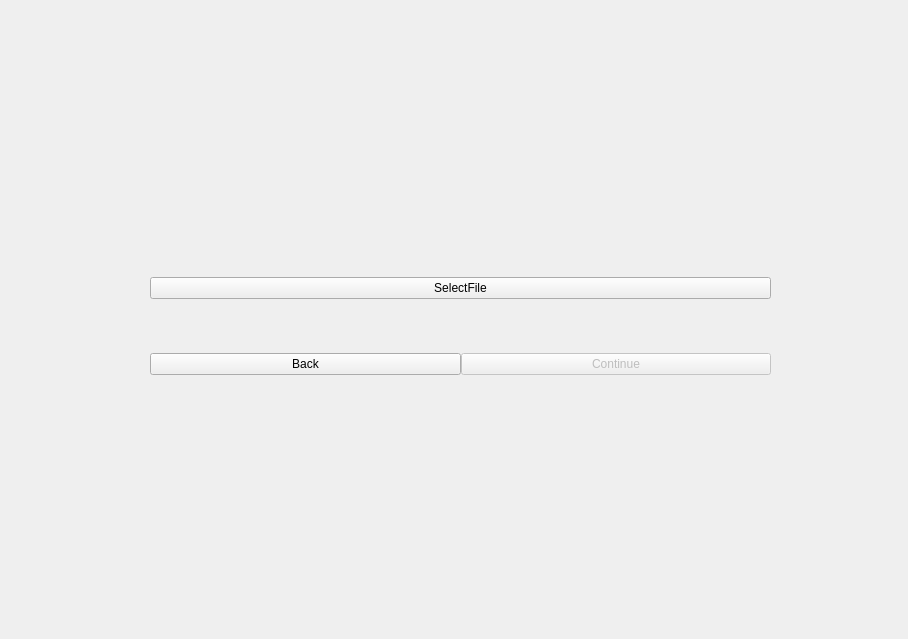
<?xml version="1.0" encoding="UTF-8"?>
<ui version="4.0">
 <class>MainWindow</class>
 <widget class="QMainWindow" name="MainWindow">
  <property name="enabled">
   <bool>true</bool>
  </property>
  <property name="geometry">
   <rect>
    <x>0</x>
    <y>0</y>
    <width>908</width>
    <height>639</height>
   </rect>
  </property>
  <property name="windowTitle">
   <string>Converter Demo</string>
  </property>
  <widget class="QWidget" name="centralwidget">
   <property name="cursor">
    <cursorShape>ArrowCursor</cursorShape>
   </property>
   <widget class="QStackedWidget" name="stackedWidget">
    <property name="geometry">
     <rect>
      <x>30</x>
      <y>20</y>
      <width>841</width>
      <height>591</height>
     </rect>
    </property>
    <property name="currentIndex">
     <number>3</number>
    </property>
    <widget class="QWidget" name="Settings">
     <widget class="QWidget" name="verticalLayoutWidget">
      <property name="geometry">
       <rect>
        <x>20</x>
        <y>20</y>
        <width>821</width>
        <height>571</height>
       </rect>
      </property>
      <layout class="QVBoxLayout" name="verticalLayout">
       <property name="spacing">
        <number>0</number>
       </property>
       <property name="sizeConstraint">
        <enum>QLayout::SetMaximumSize</enum>
       </property>
       <property name="leftMargin">
        <number>100</number>
       </property>
       <property name="rightMargin">
        <number>100</number>
       </property>
       <item>
        <spacer name="verticalSpacer_2">
         <property name="orientation">
          <enum>Qt::Vertical</enum>
         </property>
         <property name="sizeType">
          <enum>QSizePolicy::Fixed</enum>
         </property>
         <property name="sizeHint" stdset="0">
          <size>
           <width>20</width>
           <height>100</height>
          </size>
         </property>
        </spacer>
       </item>
       <item>
        <widget class="QLabel" name="SourceLabel">
         <property name="sizePolicy">
          <sizepolicy hsizetype="Minimum" vsizetype="Minimum">
           <horstretch>0</horstretch>
           <verstretch>0</verstretch>
          </sizepolicy>
         </property>
         <property name="maximumSize">
          <size>
           <width>100</width>
           <height>20</height>
          </size>
         </property>
         <property name="text">
          <string>Source</string>
         </property>
        </widget>
       </item>
       <item>
        <widget class="QComboBox" name="SourceList"/>
       </item>
       <item>
        <spacer name="verticalSpacer_6">
         <property name="orientation">
          <enum>Qt::Vertical</enum>
         </property>
         <property name="sizeType">
          <enum>QSizePolicy::Minimum</enum>
         </property>
         <property name="sizeHint" stdset="0">
          <size>
           <width>20</width>
           <height>30</height>
          </size>
         </property>
        </spacer>
       </item>
       <item>
        <widget class="QLabel" name="DestinationLabel">
         <property name="enabled">
          <bool>true</bool>
         </property>
         <property name="sizePolicy">
          <sizepolicy hsizetype="Minimum" vsizetype="Minimum">
           <horstretch>0</horstretch>
           <verstretch>0</verstretch>
          </sizepolicy>
         </property>
         <property name="maximumSize">
          <size>
           <width>100</width>
           <height>20</height>
          </size>
         </property>
         <property name="text">
          <string>Destination</string>
         </property>
        </widget>
       </item>
       <item>
        <widget class="QComboBox" name="DestinationList">
         <property name="enabled">
          <bool>true</bool>
         </property>
        </widget>
       </item>
       <item>
        <spacer name="verticalSpacer_7">
         <property name="orientation">
          <enum>Qt::Vertical</enum>
         </property>
         <property name="sizeType">
          <enum>QSizePolicy::Minimum</enum>
         </property>
         <property name="sizeHint" stdset="0">
          <size>
           <width>20</width>
           <height>30</height>
          </size>
         </property>
        </spacer>
       </item>
       <item>
        <widget class="QRadioButton" name="DatabaseTrigger">
         <property name="enabled">
          <bool>true</bool>
         </property>
         <property name="text">
          <string>Save in Databse</string>
         </property>
        </widget>
       </item>
       <item alignment="Qt::AlignHCenter">
        <widget class="QPushButton" name="ContinueBtnSet">
         <property name="maximumSize">
          <size>
           <width>300</width>
           <height>16777215</height>
          </size>
         </property>
         <property name="text">
          <string>Continue</string>
         </property>
         <property name="checkable">
          <bool>false</bool>
         </property>
         <property name="autoRepeat">
          <bool>false</bool>
         </property>
         <property name="autoExclusive">
          <bool>false</bool>
         </property>
         <property name="autoDefault">
          <bool>false</bool>
         </property>
         <property name="default">
          <bool>false</bool>
         </property>
         <property name="flat">
          <bool>false</bool>
         </property>
        </widget>
       </item>
       <item>
        <spacer name="verticalSpacer">
         <property name="orientation">
          <enum>Qt::Vertical</enum>
         </property>
         <property name="sizeType">
          <enum>QSizePolicy::Fixed</enum>
         </property>
         <property name="sizeHint" stdset="0">
          <size>
           <width>20</width>
           <height>100</height>
          </size>
         </property>
        </spacer>
       </item>
      </layout>
     </widget>
    </widget>
    <widget class="QWidget" name="AuthWindow">
     <widget class="QWidget" name="verticalLayoutWidget_2">
      <property name="geometry">
       <rect>
        <x>20</x>
        <y>20</y>
        <width>821</width>
        <height>571</height>
       </rect>
      </property>
      <layout class="QVBoxLayout" name="verticalLayout_5">
       <property name="spacing">
        <number>0</number>
       </property>
       <property name="sizeConstraint">
        <enum>QLayout::SetMaximumSize</enum>
       </property>
       <property name="leftMargin">
        <number>100</number>
       </property>
       <property name="rightMargin">
        <number>100</number>
       </property>
       <item>
        <spacer name="verticalSpacer_12">
         <property name="orientation">
          <enum>Qt::Vertical</enum>
         </property>
         <property name="sizeType">
          <enum>QSizePolicy::Expanding</enum>
         </property>
         <property name="sizeHint" stdset="0">
          <size>
           <width>20</width>
           <height>100</height>
          </size>
         </property>
        </spacer>
       </item>
       <item>
        <widget class="QLabel" name="AuthLabel">
         <property name="sizePolicy">
          <sizepolicy hsizetype="Expanding" vsizetype="Expanding">
           <horstretch>0</horstretch>
           <verstretch>0</verstretch>
          </sizepolicy>
         </property>
         <property name="maximumSize">
          <size>
           <width>1000</width>
           <height>20</height>
          </size>
         </property>
         <property name="text">
          <string>Waiting For authentication</string>
         </property>
         <property name="alignment">
          <set>Qt::AlignCenter</set>
         </property>
        </widget>
       </item>
       <item>
        <spacer name="verticalSpacer_16">
         <property name="orientation">
          <enum>Qt::Vertical</enum>
         </property>
         <property name="sizeType">
          <enum>QSizePolicy::Minimum</enum>
         </property>
         <property name="sizeHint" stdset="0">
          <size>
           <width>20</width>
           <height>100</height>
          </size>
         </property>
        </spacer>
       </item>
       <item alignment="Qt::AlignHCenter">
        <widget class="QPushButton" name="BackButAuth">
         <property name="maximumSize">
          <size>
           <width>300</width>
           <height>16777215</height>
          </size>
         </property>
         <property name="text">
          <string>Back</string>
         </property>
         <property name="checkable">
          <bool>false</bool>
         </property>
         <property name="autoRepeat">
          <bool>false</bool>
         </property>
         <property name="autoExclusive">
          <bool>false</bool>
         </property>
         <property name="autoDefault">
          <bool>false</bool>
         </property>
         <property name="default">
          <bool>false</bool>
         </property>
         <property name="flat">
          <bool>false</bool>
         </property>
        </widget>
       </item>
       <item>
        <spacer name="verticalSpacer_15">
         <property name="orientation">
          <enum>Qt::Vertical</enum>
         </property>
         <property name="sizeType">
          <enum>QSizePolicy::Expanding</enum>
         </property>
         <property name="sizeHint" stdset="0">
          <size>
           <width>20</width>
           <height>100</height>
          </size>
         </property>
        </spacer>
       </item>
      </layout>
     </widget>
    </widget>
    <widget class="QWidget" name="SrcWindow">
     <widget class="QWidget" name="horizontalLayoutWidget">
      <property name="geometry">
       <rect>
        <x>19</x>
        <y>550</y>
        <width>821</width>
        <height>41</height>
       </rect>
      </property>
      <layout class="QHBoxLayout" name="horizontalLayout">
       <item>
        <widget class="QPushButton" name="BackBtnSrc">
         <property name="text">
          <string>Back</string>
         </property>
        </widget>
       </item>
       <item>
        <widget class="QPushButton" name="ContinueBtnSrc">
         <property name="enabled">
          <bool>false</bool>
         </property>
         <property name="text">
          <string>Continue</string>
         </property>
        </widget>
       </item>
      </layout>
     </widget>
     <widget class="QLabel" name="SrcLabel">
      <property name="geometry">
       <rect>
        <x>20</x>
        <y>10</y>
        <width>211</width>
        <height>20</height>
       </rect>
      </property>
      <property name="text">
       <string>TextLabel</string>
      </property>
     </widget>
     <widget class="QLabel" name="SrcSelectedLabel">
      <property name="geometry">
       <rect>
        <x>330</x>
        <y>10</y>
        <width>511</width>
        <height>20</height>
       </rect>
      </property>
      <property name="text">
       <string>Select Image</string>
      </property>
      <property name="alignment">
       <set>Qt::AlignRight|Qt::AlignTrailing|Qt::AlignVCenter</set>
      </property>
     </widget>
     <widget class="QScrollArea" name="scrollArea">
      <property name="geometry">
       <rect>
        <x>20</x>
        <y>39</y>
        <width>821</width>
        <height>501</height>
       </rect>
      </property>
      <property name="widgetResizable">
       <bool>true</bool>
      </property>
      <widget class="QWidget" name="scrollAreaWidgetContents">
       <property name="geometry">
        <rect>
         <x>0</x>
         <y>0</y>
         <width>20</width>
         <height>20</height>
        </rect>
       </property>
       <property name="sizePolicy">
        <sizepolicy hsizetype="Fixed" vsizetype="Fixed">
         <horstretch>0</horstretch>
         <verstretch>0</verstretch>
        </sizepolicy>
       </property>
       <layout class="QVBoxLayout" name="verticalLayout_2">
        <item>
         <layout class="QGridLayout" name="gridSrc">
          <property name="sizeConstraint">
           <enum>QLayout::SetMaximumSize</enum>
          </property>
          <property name="leftMargin">
           <number>0</number>
          </property>
          <property name="rightMargin">
           <number>0</number>
          </property>
         </layout>
        </item>
       </layout>
      </widget>
     </widget>
    </widget>
    <widget class="QWidget" name="srcLocal">
     <widget class="QWidget" name="verticalLayoutWidget_5">
      <property name="geometry">
       <rect>
        <x>20</x>
        <y>20</y>
        <width>821</width>
        <height>571</height>
       </rect>
      </property>
      <layout class="QVBoxLayout" name="verticalLayout_8">
       <property name="spacing">
        <number>0</number>
       </property>
       <property name="sizeConstraint">
        <enum>QLayout::SetMaximumSize</enum>
       </property>
       <property name="leftMargin">
        <number>100</number>
       </property>
       <property name="rightMargin">
        <number>100</number>
       </property>
       <item>
        <spacer name="verticalSpacer_17">
         <property name="orientation">
          <enum>Qt::Vertical</enum>
         </property>
         <property name="sizeType">
          <enum>QSizePolicy::Expanding</enum>
         </property>
         <property name="sizeHint" stdset="0">
          <size>
           <width>20</width>
           <height>100</height>
          </size>
         </property>
        </spacer>
       </item>
       <item>
        <widget class="QPushButton" name="SelectFileBtn">
         <property name="text">
          <string>SelectFile</string>
         </property>
        </widget>
       </item>
       <item>
        <spacer name="verticalSpacer_18">
         <property name="orientation">
          <enum>Qt::Vertical</enum>
         </property>
         <property name="sizeType">
          <enum>QSizePolicy::Minimum</enum>
         </property>
         <property name="sizeHint" stdset="0">
          <size>
           <width>20</width>
           <height>40</height>
          </size>
         </property>
        </spacer>
       </item>
       <item>
        <widget class="QLabel" name="SelectedFileLabel">
         <property name="text">
          <string/>
         </property>
         <property name="alignment">
          <set>Qt::AlignCenter</set>
         </property>
        </widget>
       </item>
       <item>
        <layout class="QHBoxLayout" name="horizontalLayout_2">
         <item>
          <widget class="QPushButton" name="BackBtnSrcLocal">
           <property name="text">
            <string>Back</string>
           </property>
          </widget>
         </item>
         <item>
          <widget class="QPushButton" name="ContinueSrcLocalBtn">
           <property name="enabled">
            <bool>false</bool>
           </property>
           <property name="text">
            <string>Continue</string>
           </property>
          </widget>
         </item>
        </layout>
       </item>
       <item>
        <spacer name="verticalSpacer_19">
         <property name="orientation">
          <enum>Qt::Vertical</enum>
         </property>
         <property name="sizeType">
          <enum>QSizePolicy::Expanding</enum>
         </property>
         <property name="sizeHint" stdset="0">
          <size>
           <width>20</width>
           <height>100</height>
          </size>
         </property>
        </spacer>
       </item>
      </layout>
     </widget>
    </widget>
    <widget class="QWidget" name="DstWindow">
     <widget class="QScrollArea" name="scrollArea_2">
      <property name="geometry">
       <rect>
        <x>20</x>
        <y>40</y>
        <width>821</width>
        <height>501</height>
       </rect>
      </property>
      <property name="widgetResizable">
       <bool>true</bool>
      </property>
      <widget class="QWidget" name="scrollAreaWidgetContents_16">
       <property name="geometry">
        <rect>
         <x>0</x>
         <y>0</y>
         <width>20</width>
         <height>20</height>
        </rect>
       </property>
       <property name="sizePolicy">
        <sizepolicy hsizetype="Fixed" vsizetype="Fixed">
         <horstretch>0</horstretch>
         <verstretch>0</verstretch>
        </sizepolicy>
       </property>
       <layout class="QVBoxLayout" name="verticalLayout_20">
        <item>
         <layout class="QGridLayout" name="gridDst">
          <property name="sizeConstraint">
           <enum>QLayout::SetMaximumSize</enum>
          </property>
          <property name="leftMargin">
           <number>0</number>
          </property>
          <property name="rightMargin">
           <number>0</number>
          </property>
         </layout>
        </item>
       </layout>
      </widget>
     </widget>
     <widget class="QLabel" name="DstSelectedLabel">
      <property name="geometry">
       <rect>
        <x>330</x>
        <y>11</y>
        <width>511</width>
        <height>20</height>
       </rect>
      </property>
      <property name="text">
       <string>Select Image</string>
      </property>
      <property name="alignment">
       <set>Qt::AlignRight|Qt::AlignTrailing|Qt::AlignVCenter</set>
      </property>
     </widget>
     <widget class="QLabel" name="DstLabel">
      <property name="geometry">
       <rect>
        <x>20</x>
        <y>11</y>
        <width>211</width>
        <height>20</height>
       </rect>
      </property>
      <property name="text">
       <string>TextLabel</string>
      </property>
     </widget>
     <widget class="QWidget" name="horizontalLayoutWidget_2">
      <property name="geometry">
       <rect>
        <x>19</x>
        <y>551</y>
        <width>821</width>
        <height>41</height>
       </rect>
      </property>
      <layout class="QHBoxLayout" name="horizontalLayout_16">
       <item>
        <widget class="QPushButton" name="BackBtnDst">
         <property name="text">
          <string>Back</string>
         </property>
        </widget>
       </item>
       <item>
        <widget class="QPushButton" name="ContinueBtnDst">
         <property name="enabled">
          <bool>false</bool>
         </property>
         <property name="text">
          <string>Continue</string>
         </property>
        </widget>
       </item>
      </layout>
     </widget>
    </widget>
    <widget class="QWidget" name="Complete">
     <widget class="QWidget" name="verticalLayoutWidget_4">
      <property name="geometry">
       <rect>
        <x>20</x>
        <y>20</y>
        <width>821</width>
        <height>571</height>
       </rect>
      </property>
      <layout class="QVBoxLayout" name="verticalLayout_4">
       <property name="spacing">
        <number>0</number>
       </property>
       <property name="sizeConstraint">
        <enum>QLayout::SetMaximumSize</enum>
       </property>
       <property name="leftMargin">
        <number>100</number>
       </property>
       <property name="rightMargin">
        <number>100</number>
       </property>
       <item>
        <spacer name="verticalSpacer_3">
         <property name="orientation">
          <enum>Qt::Vertical</enum>
         </property>
         <property name="sizeType">
          <enum>QSizePolicy::Expanding</enum>
         </property>
         <property name="sizeHint" stdset="0">
          <size>
           <width>20</width>
           <height>100</height>
          </size>
         </property>
        </spacer>
       </item>
       <item alignment="Qt::AlignHCenter|Qt::AlignVCenter">
        <widget class="QLabel" name="ComplLabel">
         <property name="sizePolicy">
          <sizepolicy hsizetype="Expanding" vsizetype="Expanding">
           <horstretch>0</horstretch>
           <verstretch>0</verstretch>
          </sizepolicy>
         </property>
         <property name="maximumSize">
          <size>
           <width>1000</width>
           <height>1000</height>
          </size>
         </property>
         <property name="styleSheet">
          <string notr="true">font-size: 20px;</string>
         </property>
         <property name="text">
          <string/>
         </property>
        </widget>
       </item>
       <item>
        <spacer name="verticalSpacer_5">
         <property name="orientation">
          <enum>Qt::Vertical</enum>
         </property>
         <property name="sizeType">
          <enum>QSizePolicy::Minimum</enum>
         </property>
         <property name="sizeHint" stdset="0">
          <size>
           <width>20</width>
           <height>40</height>
          </size>
         </property>
        </spacer>
       </item>
       <item>
        <widget class="QLabel" name="MetadataLabel">
         <property name="text">
          <string>TextLabel</string>
         </property>
         <property name="alignment">
          <set>Qt::AlignCenter</set>
         </property>
        </widget>
       </item>
       <item alignment="Qt::AlignHCenter">
        <widget class="QPushButton" name="ContinueBtnCompl">
         <property name="maximumSize">
          <size>
           <width>300</width>
           <height>16777215</height>
          </size>
         </property>
         <property name="text">
          <string>Continue</string>
         </property>
         <property name="checkable">
          <bool>false</bool>
         </property>
         <property name="autoRepeat">
          <bool>false</bool>
         </property>
         <property name="autoExclusive">
          <bool>false</bool>
         </property>
         <property name="autoDefault">
          <bool>false</bool>
         </property>
         <property name="default">
          <bool>false</bool>
         </property>
         <property name="flat">
          <bool>false</bool>
         </property>
        </widget>
       </item>
       <item>
        <spacer name="verticalSpacer_4">
         <property name="orientation">
          <enum>Qt::Vertical</enum>
         </property>
         <property name="sizeType">
          <enum>QSizePolicy::Expanding</enum>
         </property>
         <property name="sizeHint" stdset="0">
          <size>
           <width>20</width>
           <height>100</height>
          </size>
         </property>
        </spacer>
       </item>
      </layout>
     </widget>
    </widget>
   </widget>
  </widget>
 </widget>
 <tabstops>
  <tabstop>SourceList</tabstop>
  <tabstop>DestinationList</tabstop>
  <tabstop>DatabaseTrigger</tabstop>
  <tabstop>ContinueBtnSet</tabstop>
 </tabstops>
 <resources/>
 <connections/>
</ui>
